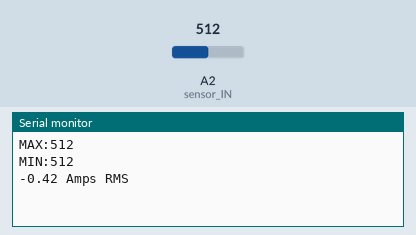
This sketch was run on a simulated Arduino Uno, built with avr-gcc and run on an emulated ATmega328P. Shown: the last lines printed to the serial monitor. The test bench sets the inputs (shaded band); at power-on: A2 (sensor_IN) = 512.

Above: at 1.2 s.
1.3 s: A2 (sensor_IN) set to 716
At 2.5 s:
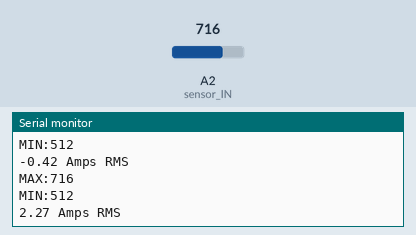
2.8 s: A2 (sensor_IN) set to 900
At 3.8 s:
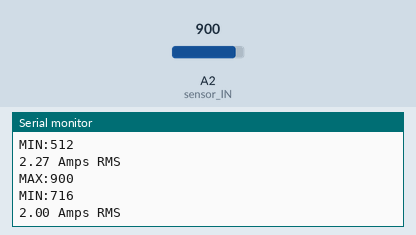
Timing chart, 0 to 5.8 s (numbered marks = the images above; inputs shaded):
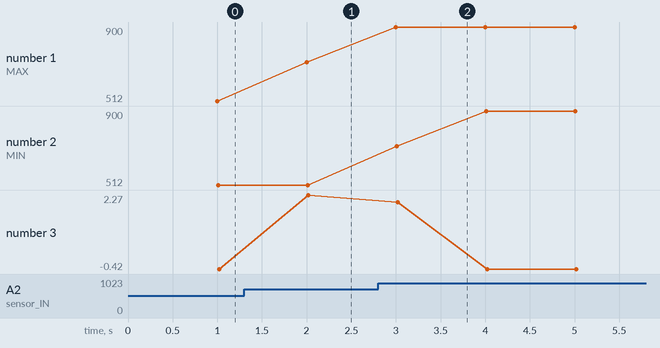

The sketch:

measure_volt_and_amp.ino
```cpp
const int sensor_IN = A2;
//use 185 for 5A, 100 for 20A Module and 66 for 30A Module
int mv_per_amp = 185;
double voltage = 0;
double v_rms = 0;
double amps_rms = 0;

void setup(){
     Serial.begin(9600);
}

void loop(){
    voltage = getVPP();
    v_rms = (voltage) * 0.707;
    amps_rms = (v_rms * 1000)/mv_per_amp;
    amps_rms=amps_rms-0.3;
    amps_rms=amps_rms*1.414;
    Serial.print(amps_rms);
    Serial.println(" Amps RMS");
}

float getVPP(){
    float result;
    int read_value;             //value read from the sensor
    int max_value = 0;          // store max value here
    int min_value = 1024;       // store min value here

    uint32_t start_time = millis();
    //sample for 1 Sec
    while((millis()-start_time) < 1000) {
        read_value = analogRead(sensor_IN);
        //Serial.print(read_value);
        // see if you have a new max_value
        if (read_value > max_value){
            /*record the maximum sensor value*/
            max_value = read_value;
        }
        if (read_value < min_value){
            /*record the maximum sensor value*/
            min_value = read_value;
        }
    }
    Serial.print("MAX:");
    Serial.println(max_value);
    Serial.print("MIN:");
    Serial.println(min_value);
    // Subtract min from max
    result = (((max_value - min_value) * 0.5)*5)/1024.0;
    return result;
 }
```

Measured:
- after the input at 1.3 s, the serial monitor: prints a new line after 0.70 s (image 1)
- after the input at 2.8 s, the serial monitor: prints a new line after 0.20 s (image 2)
- plotted number 1: 512 → 716 after the input at 1.3 s, 716 → 900 after the input at 2.8 s
- plotted number 2: 512 → 900 after the input at 2.8 s
- plotted number 3: -0.42 → 2.27 after the input at 1.3 s
